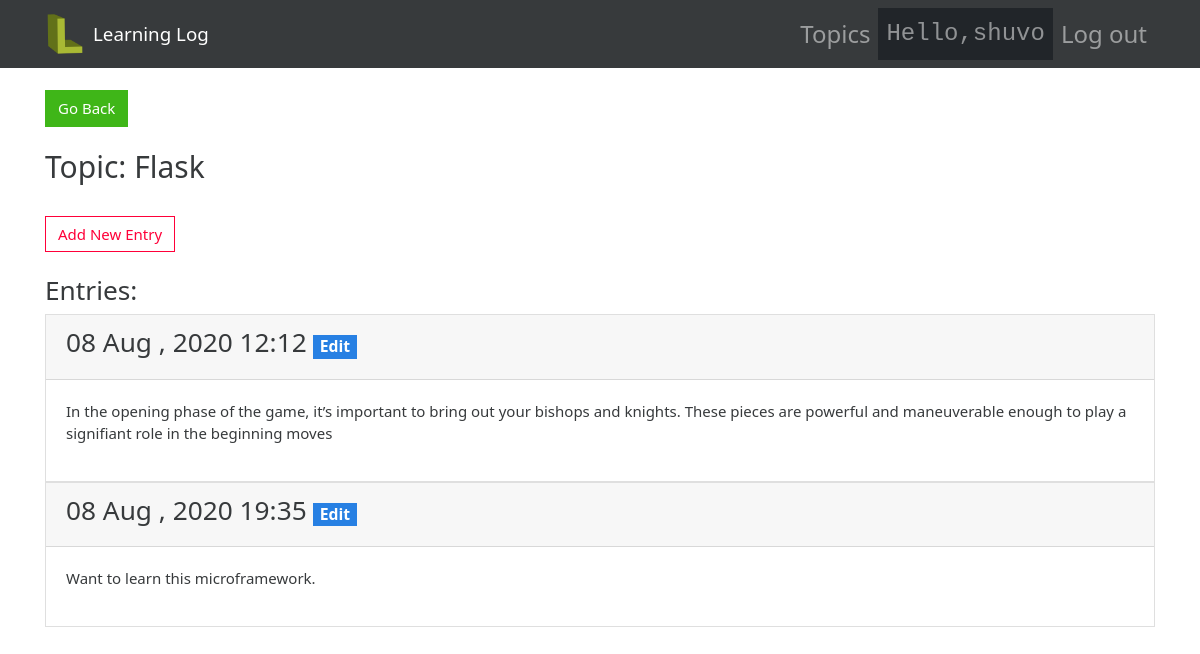
The page /topics/2/ (signed in) on the database its author committed.
### learning_logs/models.py (models this page shows, shortened)
class Topic(models.Model):
    text = models.CharField(max_length = 200)
    date_added = models.DateTimeField(auto_now_add = True)
    owner = models.ForeignKey(User,on_delete = models.CASCADE)
    def __str__(self):
        return self.text

class Entry(models.Model):
    topic = models.ForeignKey(Topic,on_delete = models.CASCADE)
    text = models.TextField()
    date_added = models.DateTimeField(auto_now_add = True)
    class Meta:
        verbose_name_plural = 'entries'

### learning_logs/views.py (the view)
# urls.py: path('topics/<int:topic_id>/', views.topic,name = 'topic'),
@login_required
def topic(request,topic_id):
    topic = Topic.objects.get(id = topic_id)
    if topic.owner != request.user:
        raise Http404('Please add entry to see them.')
    entries = topic.entry_set.all()
    context = {
        'topic':topic,
        'entries':entries,
    }
    return render(request,'learning_logs/topic.html',context)

### learning_logs/templates/learning_logs/topic.html (shortened to what this page needs)
{% extends 'learning_logs/base.html' %}
{% block header %}
<a href="{% url 'learning_logs:topics' %}" class="btn btn-success">Go Back</a>
<br> <br>
<h2>Topic: {{ topic }}</h2>
<br>
{% endblock header %}
{% block content %}
<a href="{% url 'learning_logs:new_entry' topic.id %}" class="btn btn-outline-danger">
    Add New Entry
</a>
<br>
<br>
<h3>Entries:</h3>
{% for entry in entries %}
<div class="card">
    <div class="card-header">
        <h3>
            {{ entry.date_added|date:'d M , Y H:i' }}
            <small>
                <span class="badge badge-primary">
                    <a class="text-white" href="{% url 'learning_logs:edit_entry' entry.id %}">
                        Edit
                    </a>
                </span>
            </small>
        </h3>
    </div>
    <div class="card-body">
        {{ entry.text|linebreaks }}
    </div>
</div>
{% empty %}
<p class="lead">You haven't add any entry yet. Add entries to see them.</p>
{% endfor %}
{% endblock %}

### learning_logs/templates/learning_logs/base.html (shortened to what this page needs)
{% load static %}
<!DOCTYPE html>
<html lang="en">
<head>
     <link rel="stylesheet" href="{% static 'learning_logs/css/cosmo.css' %}">
    <link rel="stylesheet" href="{% static 'learning_logs/css/style.css' %}" >
</head>
<body>
     <br>
     <nav class="navbar navbar-dark bg-dark fixed-top navbar-expand-md ">
        <div class="container">
            <a href="{% url 'learning_logs:index' %}">
                <img src="{% static 'learning_logs/img/ll.ico' %}" width="40" height="40" class="mr-2">
            </a>
            <a class="navbar-brand" href="{% url 'learning_logs:index' %}">Learning Log</a>
            <div id="display" class="collapse navbar-collapse">
                <ul class="navbar-nav active ml-auto">
                    <li class="nav-item">
                        <a class="nav-link" href="{% url 'learning_logs:topics' %}">Topics</a>
                    </li>
                    {% if user.is_authenticated %}
                    <li class="nav-item">
                        <kbd class="nav-link" >Hello,{{ user.username }}</kbd>
                    </li>
                    <li>
                        <a class="nav-link" href="{% url 'logout' %}">Log out</a>
                    </li>
                    {% else %}
                        <a class="nav-link" href="{% url 'login' %}">Log in</a>
                        <a class="nav-link" href="{% url 'users:signup' %}">Sign Up</a>
                    {% endif %}
                </ul>
            </div>
        </div>
    </nav>
        <br>
        <br>
        <br>
   <div class="container">
       <div class="page-header">
            {% block header %}
            {% endblock header %}
       </div>
       <div>
            {% block content %}
            {% endblock content %}
       </div>
   </div>
</body>
</html>

### learning_logs/static/learning_logs/css/style.css (style rules this page uses)
.nav-link { font-size: 1.5rem; }

### rows shown on the page
Topic: text "Flask"
Entry: date_added "08 Aug , 2020 12:12", text "In the opening phase of the game, it’s important to bring out your bishops and knights. These pieces are powerful and maneuverable enough to play a signifiant role in the beginning moves"
Entry: date_added "08 Aug , 2020 19:35", text "Want to learn this microframework."

### other values the page prints
{{ user.username }} "shuvo"
